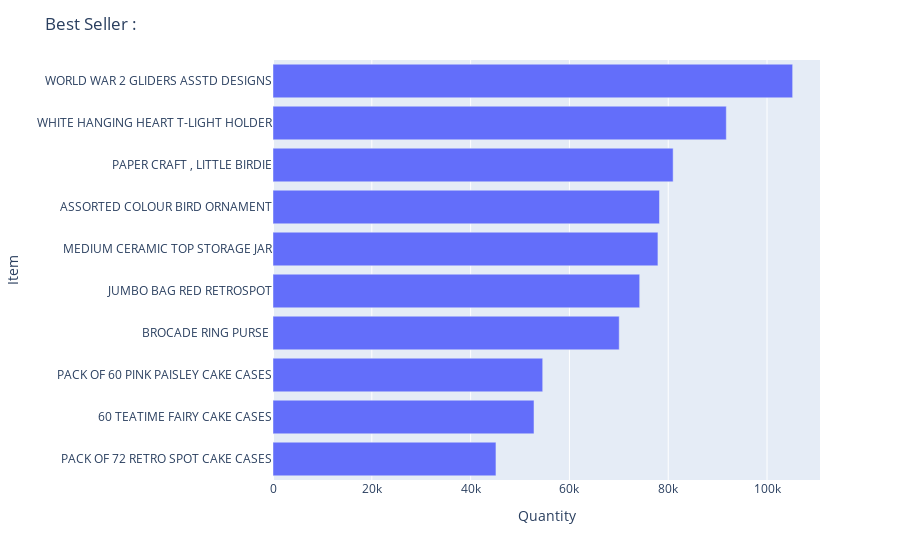

The cell this chart's notebook holds for it:
### Markdown cell above
###### Best Seller

### Code cell
top_items = data.groupby(by='Description', as_index=False)['Quantity'].sum().sort_values(by='Quantity', ascending=False).head(10).sort_values(by='Quantity', ascending=True)
fig = px.bar(y= top_items.Description, x= top_items.Quantity, orientation ='h')
fig.update_layout(
    title="Best Seller : ",
    xaxis_title="Quantity",
    yaxis_title="Item",
    )
fig.show()

### Figure 1 — Plotly figure (JSON) as saved in the notebook; plotly's stock layout.template omitted (floating-point values rounded to 4 significant figures)
{"data": [{"alignmentgroup": "True", "hovertemplate": "x=%{x}<br>y=%{y}<extra></extra>", "legendgroup": "", "marker": {"color": "#636efa"}, "name": "", "offsetgroup": "", "orientation": "h", "showlegend": false, "textposition": "auto", "type": "bar", "x": [45129, 52828, 54592, 70082, 74224, 77916, 78234, 80995, 91757, 105185], "xaxis": "x", "y": ["PACK OF 72 RETRO SPOT CAKE CASES", "60 TEATIME FAIRY CAKE CASES", "PACK OF 60 PINK PAISLEY CAKE CASES", "BROCADE RING PURSE ", "JUMBO BAG RED RETROSPOT", "MEDIUM CERAMIC TOP STORAGE JAR", "ASSORTED COLOUR BIRD ORNAMENT", "PAPER CRAFT , LITTLE BIRDIE", "WHITE HANGING HEART T-LIGHT HOLDER", "WORLD WAR 2 GLIDERS ASSTD DESIGNS"], "yaxis": "y"}], "layout": {"barmode": "relative", "legend": {"tracegroupgap": 0}, "margin": {"t": 60}, "title": {"text": "Best Seller : "}, "xaxis": {"anchor": "y", "domain": [0, 1], "title": {"text": "Quantity"}}, "yaxis": {"anchor": "x", "domain": [0, 1], "title": {"text": "Item"}}}}
